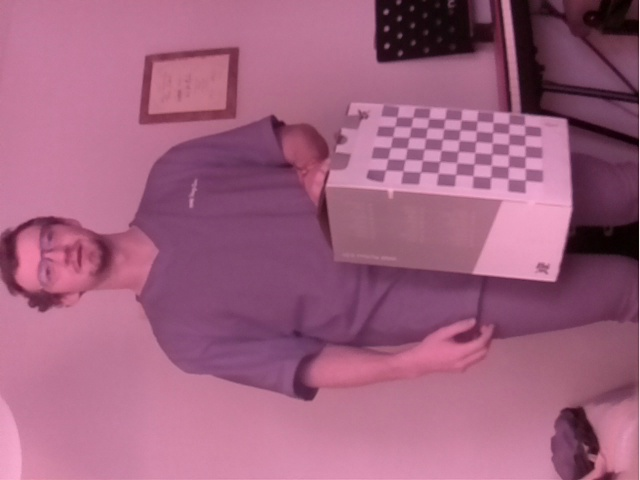
#> input picture opencv/imagenes/snapshot_640_480_0.jpg, 640 x 480 px, given as the content of the folder ./Dataset/images2, which was not available
$ python calibracion.py
#> lines starting #> are read from the running program, lines starting #| are printed output that depends on the picture; pictures that were not available may be replaced by others from this repository, and a replacement may not be noted
import cv2
import numpy as np
import os
import glob

# termination criteria
criteria = (cv2.TERM_CRITERIA_EPS + cv2.TERM_CRITERIA_MAX_ITER, 30, 0.001)

# prepare object points, like (0,0,0), (1,0,0), (2,0,0) ....,(6,5,0)
objp = np.zeros((6*7,3), np.float32)
objp[:,:2] = np.mgrid[0:7,0:6].T.reshape(-1,2)

# Arrays to store object points and image points from all the images.
objpoints = [] # 3d point in real world space
imgpoints = [] # 2d points in image plane.

general='./Dataset/images2'
images=sorted(glob.glob(general+'/*'))
number_files = len(images)
n=0

for fname in images:
    img = cv2.imread(fname)
#> img is the input picture: shape (480, 640, 3); mean B, G, R 127.2, 97.3, 160.6
    gray = cv2.cvtColor(img,cv2.COLOR_BGR2GRAY)
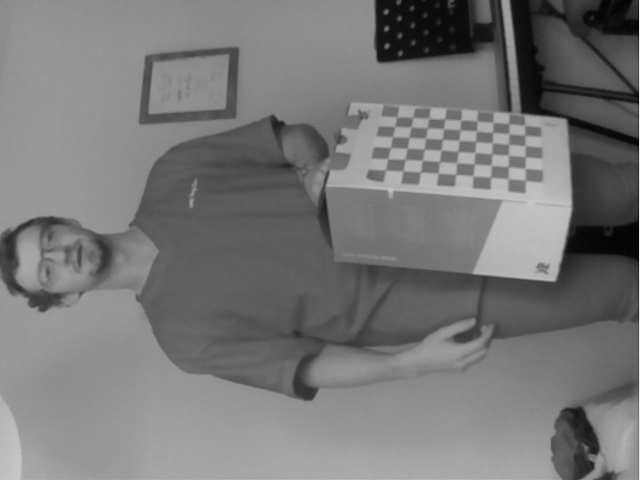
#> gray: shape (480, 640); min 2, max 238, mean 119.7

    # Find the chess board corners
    ret, corners = cv2.findChessboardCorners(gray, (7,6),None)
#> ret = False; corners = None

    # If found, add object points, image points (after refining them)
    if ret == True:
        objpoints.append(objp)

        corners2 = cv2.cornerSubPix(gray,corners,(11,11),(-1,-1),criteria)
        imgpoints.append(corners2)

        # Draw and display the corners
        img = cv2.drawChessboardCorners(img, (7,6), corners2,ret)
        cv2.imshow('img',img)
        cv2.waitKey(500)

cv2.destroyAllWindows()


img = cv2.imread('/how_do_drone/opencv/imagenes',0)
#> img: shape (480, 640); min 2, max 238, mean 119.7
h,w=img.shape[:2]
#> h = 480; w = 640

#> (the run stopped early here; a loop or call above may not have finished)

$ run again, on opencv/imagenes/snapshot_640_480_12.jpg
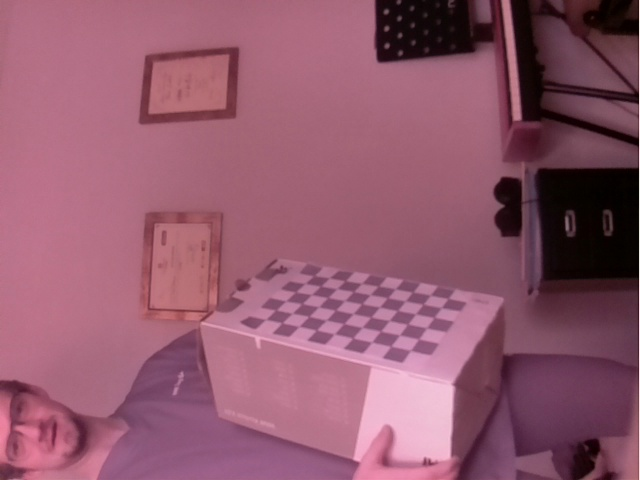
#> input picture opencv/imagenes/snapshot_640_480_12.jpg, 640 x 480 px, given as the content of the folder ./Dataset/images2, which was not available
#> img is the input picture: shape (480, 640, 3); mean B, G, R 109.1, 89.3, 146
#> `gray = cv2.cvtColor(img,cv2.COLOR_BGR2GRAY)`:
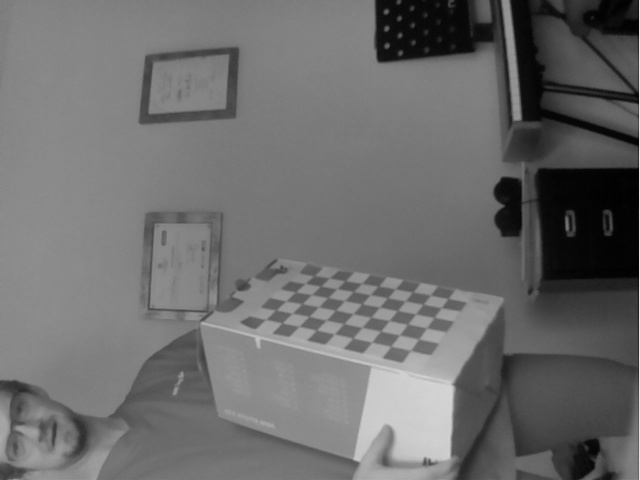
#> gray: shape (480, 640); min 0, max 236, mean 108.6
#> ret = False; corners = None
#> img: shape (480, 640)

$ run again, on opencv/imagenes/snapshot_640_480_13.jpg
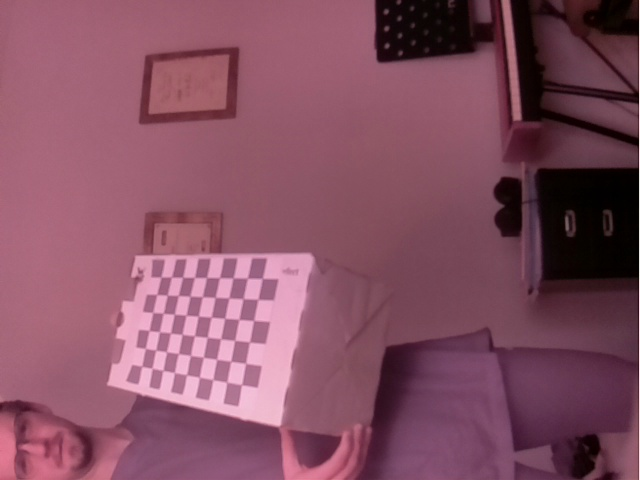
#> input picture opencv/imagenes/snapshot_640_480_13.jpg, 640 x 480 px, given as the content of the folder ./Dataset/images2, which was not available
#> img is the input picture: shape (480, 640, 3); mean B, G, R 97.7, 79.7, 132
#> `gray = cv2.cvtColor(img,cv2.COLOR_BGR2GRAY)`:
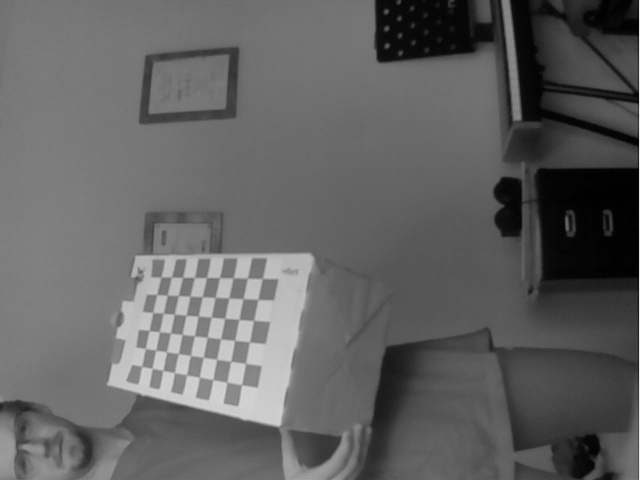
#> gray: shape (480, 640); min 0, max 234, mean 97.4
#> ret = False; corners = None
#> img: shape (480, 640)

$ run again, on opencv/imagenes/snapshot_640_480_14.jpg
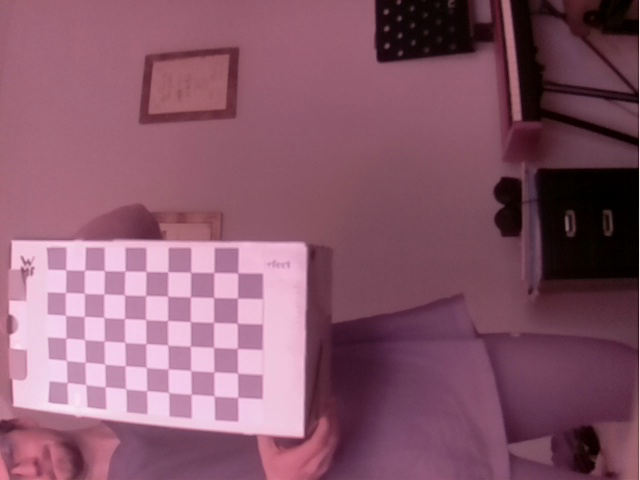
#> input picture opencv/imagenes/snapshot_640_480_14.jpg, 640 x 480 px, given as the content of the folder ./Dataset/images2, which was not available
#> img is the input picture: shape (480, 640, 3); mean B, G, R 106.9, 88, 135.9
#> `gray = cv2.cvtColor(img,cv2.COLOR_BGR2GRAY)`:
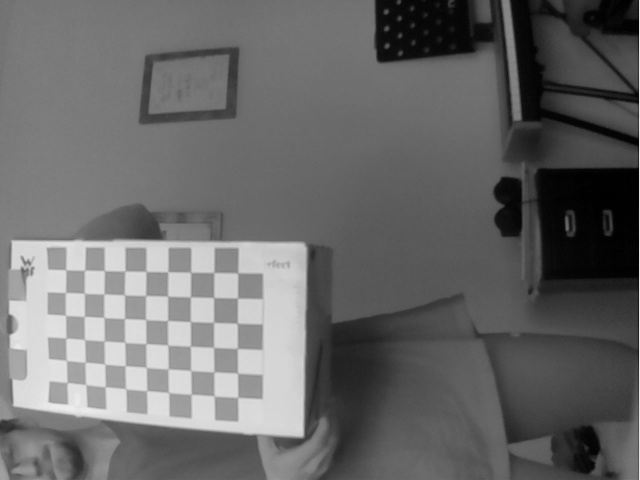
#> gray: shape (480, 640); min 0, max 239, mean 104.5
#> ret = False; corners = None
#> img: shape (480, 640)
